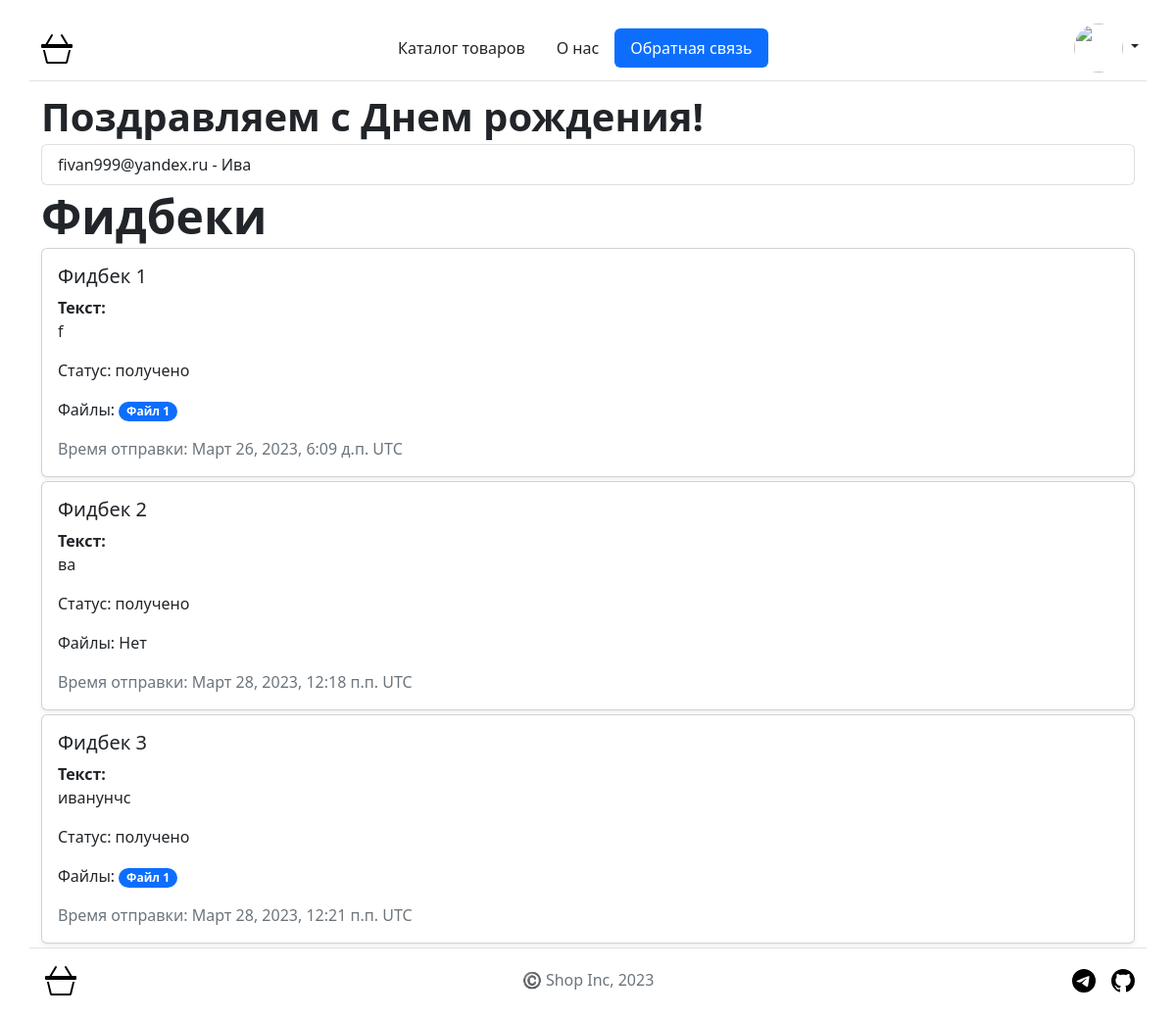
Screenshot of /feedback/14/ (signed in) with the database file from the repository.
### users/models.py (models this page shows, shortened)
class ShopUser(AbstractUser):
    objects = users.managers.ShopUserManager()
    email = django.db.models.EmailField(
        _('email address'), blank=True, max_length=100, unique=True
    )
    login_attempts = django.db.models.IntegerField(
        default=0,
        verbose_name='неудачные попытки',
        help_text='Количество неудачных попыток входа в аккаунт',
    )
    class Meta(AbstractUser.Meta):
        db_table = 'auth_user'
        swappable = 'AUTH_USER_MODEL'

### feedback/models.py (models this page shows, shortened)
class Feedback(django.db.models.Model):
    STATUS_CHOICES = [
        ('получено', 'получено'),
        ('в обработке', 'в обработке'),
        ('ответ дан', 'ответ дан'),
    ]
    text = django.db.models.TextField(
        verbose_name='текст', help_text='Введите текст фидбека'
    )
    created_on = django.db.models.DateTimeField(
        auto_now_add=True,
        verbose_name='дата и время создания',
        help_text='Когда отправили фидбек',
    )
    status = django.db.models.CharField(
        verbose_name='статус',
        help_text='Статус обработки формы',
        default='получено',
        choices=STATUS_CHOICES,
        max_length=100,
    )
    user = django.db.models.ForeignKey(
        users.models.ShopUser,
        on_delete=django.db.models.CASCADE,
        verbose_name='пользователь',
        help_text='Пользователь, к которому привязан фидбек',
        related_name='feedbacks',
    )
    class Meta:
        verbose_name = 'фидбек'
        verbose_name_plural = 'фидбеки'
        db_table = 'feedback_feedback'

class FeedbackFile(django.db.models.Model):
    file = django.db.models.FileField(
        verbose_name='файл',
        help_text='Загрузите файл',
        upload_to=generate_file_path,
    )
    feedback = django.db.models.ForeignKey(
        Feedback,
        on_delete=django.db.models.CASCADE,
        verbose_name='фидбек',
        help_text='Фидбек, к которому привязан файл',
        related_name='files',
    )
    class Meta:
        verbose_name = 'файл фидбека'
        verbose_name_plural = 'файлы фидбека'
        db_table = 'feedback_feedbackfile'

### feedback/views.py (the view)
class UserFeedbacks(LoginRequiredMixin, ListView):
    model = Feedback
    template_name = 'feedback/list.html'
    context_object_name = 'feedbacks'
    allow_empty = True
    def dispatch(
        self, request: HttpRequest, *args, **kwargs
    ) -> Union[Http404, HttpResponse]:
        if (
            request.user.id != self.kwargs['user_id']
            and not request.user.is_staff
        ):
            raise Http404()
        return super().dispatch(request, *args, **kwargs)
    def get_queryset(self) -> QuerySet:
        return (
            Feedback.objects.filter(user__id=self.kwargs['user_id'])
            .prefetch_related('files')
            .only('text', 'created_on', 'status')
        )

### core/models.py (called while the page is built)
    def get_image_50x50(self):
        return get_thumbnail(self.image, '50x50', crop='center', quality=60)

### users/context_processors.py (called while the page is built)
def users_with_birthdays(request: HttpRequest) -> dict:
    try:
        today_user_datetime = datetime.datetime.now(pytz.timezone(
            request.COOKIES.get('django_timezone')
        ))
    except Exception:
        today_user_datetime = datetime.datetime.now()
    birthday_users = ShopUser.objects.filter(
        profile__birthday__month=today_user_datetime.month,
        profile__birthday__day=today_user_datetime.day,
        is_active=True,
        profile__birthday__year__lte=today_user_datetime.year
    ).only('email', 'first_name')
    return {'birthday_users': birthday_users}

### templates/feedback/list.html
{% extends "base.html" %}
{% block content %}
  <div class="container col-xxl-8">
    {% if feedbacks %}
      <h1 class="display-5 fw-bold lh-1">
        Фидбеки
      </h1>
      {% for feedback in feedbacks %}
        <div class="card shadow-sm mb-1">
          <div class="card-body">
            <h5 class="card-title">Фидбек {{ forloop.counter }}</h5>
            <p class="card-text"><span class="fw-bold">Текст:</span> <br />{{ feedback.text|safe }}</p>
            <p class="card-text">Статус: {{ feedback.status }}</p>
            <p class="card-text">Файлы:
              {% for file in feedback.files.all %}
                <span class="badge rounded-pill text-bg-primary"><a href="{{ file.file.url }}" class="nav-link text-white">Файл {{ forloop.counter }}</a></span>
              {% empty %}
                Нет
              {% endfor %}
            </p>
            <p class="card-text text-muted">Время отправки: {{ feedback.created_on }} UTC</p>
          </div>
        </div>
      {% endfor %}
    {% else %}
      {% include "includes/empty.html" %}
    {% endif %}
  </div>
{% endblock content %}

### templates/base.html (shortened to what this page needs)
{% load static %}
<!DOCTYPE html>
<html lang="ru">
  <head>
    <link rel="stylesheet" href="{% static 'css/bootstrap.min.css' %}" />
  </head>
  <body class="d-flex flex-column min-vh-100">
    {% include "includes/header.html" %}
    <main>
      {% if birthday_users %}
        <div class="container col-xxl-8 mb-2">
          <h1 class="display-7 fw-bold lh-1">Поздравляем с Днем рождения!</h1>
          <ul class="list-group">
            {% for user in birthday_users %}
              <li class="list-group-item">{{ user.email }}{% if user.first_name %} - {{ user.first_name }}{% endif %}</li>
            {% endfor %}
          </ul>
        </div>
      {% endif %}
      {% block content %}Контента нет{% endblock content %}
    </main>
    {% include "includes/footer.html" %}
  </body>
</html>

### rows the page displays
Feedback: text "f", status "получено", created_on "Март 26, 2023, 6:09 д.п."
Feedback: text "ва", status "получено", created_on "Март 28, 2023, 12:18 п.п."
Feedback: text "иванунчс", status "получено", created_on "Март 28, 2023, 12:21 п.п."

### other values shown
{{ user.email }} "fivan999@yandex.ru"
{{ user.first_name }} "Ива"
